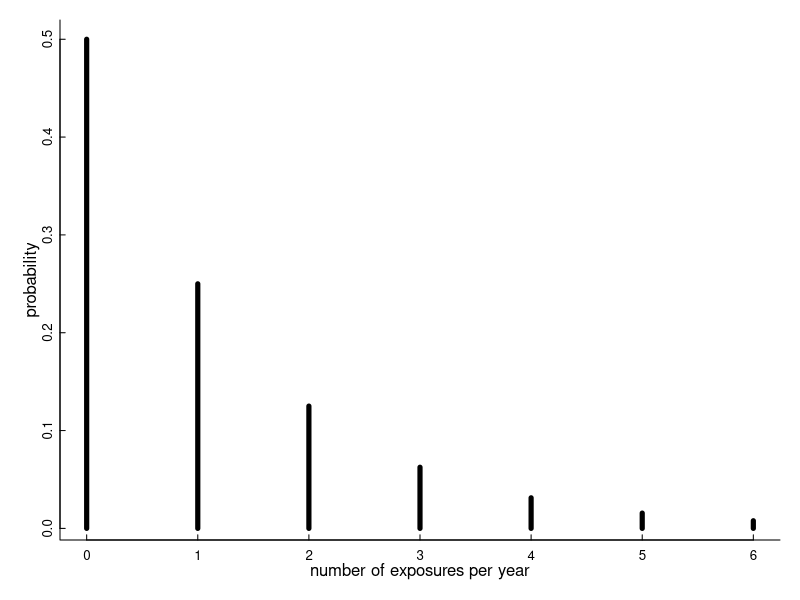
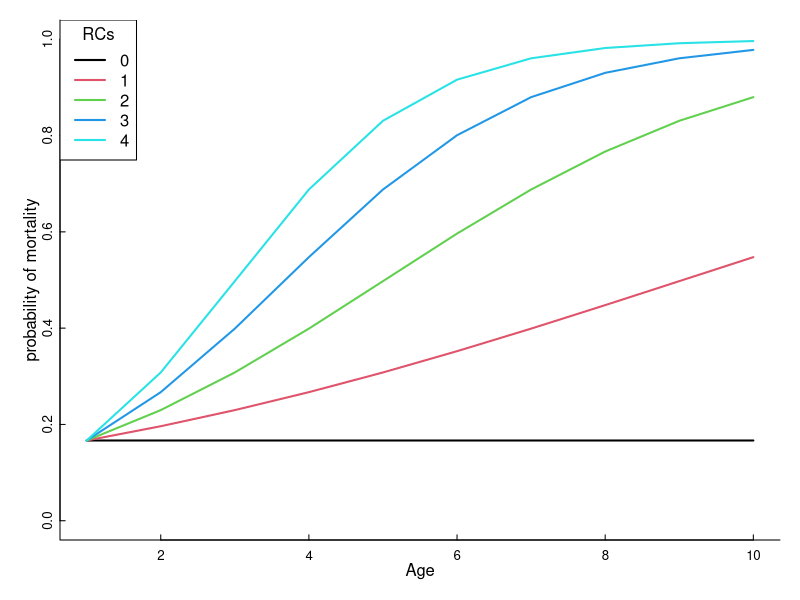
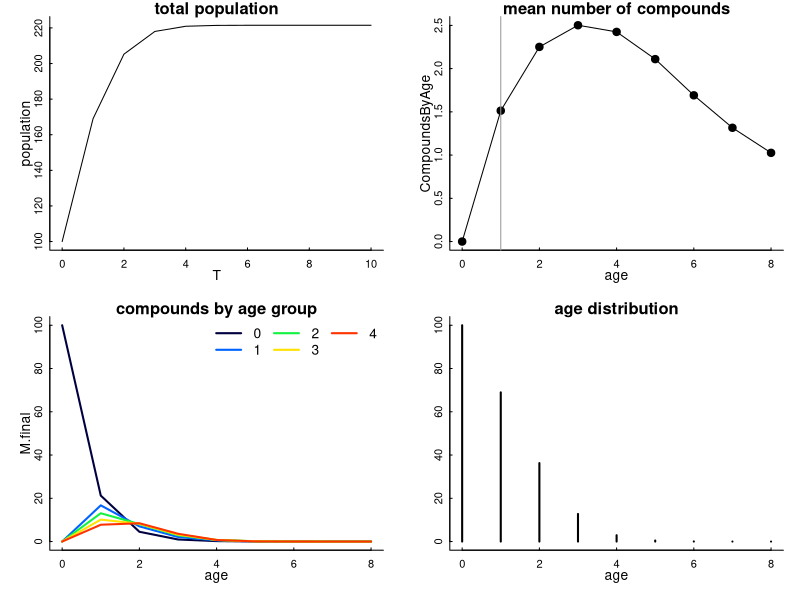

Reproduce these figures in R, in order.

## Attempting to learn something about mortality from AR-age curves
## 2023-09-14

#### Elie's inital experimenting ####

library(magrittr)

# Exposure occurs as a negative binomial process with rate $\gamma$, so $P(C_{i,t+1} = k) = NegBinom(1 - \gamma)$, where $C_{i,t}$ refers to the number of compounds individual $i$ is exposed to by time $t$.  Just to give an idea, with a probability of annual contact $\gamma = 0.2$
par(mfrow=c(1,1))
par(bty = "l", mar = c(3,3,1,1), bty = "l", mgp= c(1,.2,0), 
    tck = 0.01, cex.axis = .8)
gamma <- 0.5
plot(0:6, 
     dnbinom(0:6, prob = 1-gamma, size = 1), type = "h", lwd = 5, ylab = "probability",
     xlab = "number of exposures per year")

# Mortality depends on exposure.  INTERESTINGLY, it also has to depend on an interaction between exposure and age(!)  I have a relatively simple two parameter model, but the AGE bit should probably be included as another parameter.
par(bty = "l", mar = c(3,3,1,1), bty = "l", mgp= c(1,.2,0), tck = 0.01, cex.axis = .8)
age.max <- 10; c.max <- 5
mu <- 0.2; beta <- 0.2

expit <- function(x) exp(x)/(1+exp(x))
exposure.matrix <- matrix(0:(c.max-1), nrow = age.max, ncol = c.max, byrow = TRUE)
age.matrix <- matrix(0:(age.max-1), nrow = age.max, ncol = c.max, byrow = FALSE)
mortality.matrix <- expit( log(mu) + beta * exposure.matrix * age.matrix)

matplot(mortality.matrix, type = "l", pch = 1, col = 1:5, lty = 1, lwd = 2, xlab = "Age", ylab = "probability of mortality", ylim = c(0,1))
legend("topleft", col = 1:c.max, legend = 1:c.max-1, lwd = 2, title = "RCs")


# In this model, animals with no exposure have a constant annual mortality of 10% through their adult life (actually not a terrible assumption). 
# But the more rodenticide they've been exposed to, the higher the mortality rate at higher ages. 

## Set up simulation
# basic paramaters
T <- seq(0, 10)
c.max <- 5
age.max <- 9
births <- 100

# rate of exposure
# gamma <- .75
gamma <- .83

# parameters of mortality 
beta <- 0.2
mu <- .32

expit <- function(x) exp(x)/(1+exp(x))
exposure.matrix <- matrix(0:(c.max-1), nrow = age.max, ncol = c.max, byrow = TRUE)
age.matrix <- matrix(0:(age.max-1), nrow = age.max, ncol = c.max, byrow = FALSE)
mortality.matrix <- expit( log(mu) + beta * exposure.matrix * age.matrix)

# construct exposure transition probability matrix
gamma.vector <- dnbinom(1:c.max, 1, prob = 1 - gamma)
gamma.vector <- gamma.vector/(sum(gamma.vector))
gamma.matrix <- matrix(0, nrow = c.max, ncol = c.max)
for(i in 1:c.max) gamma.matrix[i,i:c.max] <- gamma.vector[1:(c.max - i  + 1)]
gamma.matrix <- gamma.matrix %>% apply(1, function(x) x/sum(x)) %>% t

#
M.total <- array(0, dim= c(length(T), age.max, c.max))
M.total <- provideDimnames(M.total, sep = "", base = list("t", "a", "c"))
M.total[1,1,1] <- births

i <- 2

for(i in 2:length(T)){
  M.old <- M.total[i-1,,]
  
  # First expose them (with transition matrix)    
  M.exposed <- apply(M.old, 1, '%*%', gamma.matrix) %>% t
  
  # next, age + die
  M.aged <- M.exposed
  M.aged[2:age.max,] <- M.exposed[1:(age.max-1),] * (1-mortality.matrix[-1,])
  
  # put into array
  M.total[i,,] <- M.aged
  
  # reset births
  M.total[i,1,] <- c(births, rep(0, c.max-1))
}

M.final <- M.total[length(T),,]
CompoundsByAge <- apply(M.final, 1, 
                        function(x) sum( (x/sum(x)) * (1:c.max-1)))

par(mfrow = c(2,2), mar = c(3,3,1,1), bty = "l", mgp= c(1,.25,0), 
    tck = 0.01, cex.axis = .8)
plot(T, apply(M.total, 1, sum), type = "l", lty = 1, main = "total population", 
     ylab = "population")

plot(0:(age.max-1), CompoundsByAge, 
     type="l", main="mean number of compounds", xlab = "age")
points(0:(age.max-1), CompoundsByAge, pch=20, cex=1.8)
abline(v=1,col="gray60")

matplot(0:(age.max-1), M.final, type = "l", lty = 1, lwd = 2, 
        col = gplots::rich.colors(c.max), xlab = "age", 
        main = "compounds by age group")

legend("topright", legend = 0:(c.max - 1), 
       col = gplots::rich.colors(c.max), lty = 1, lwd = 2,  ncol = 3, 
       bty = "n")

plot(0:(age.max-1), apply(M.final, 1, sum), type = "h", main = "age distribution", lwd = 2, xlab = "age", ylab = "")
